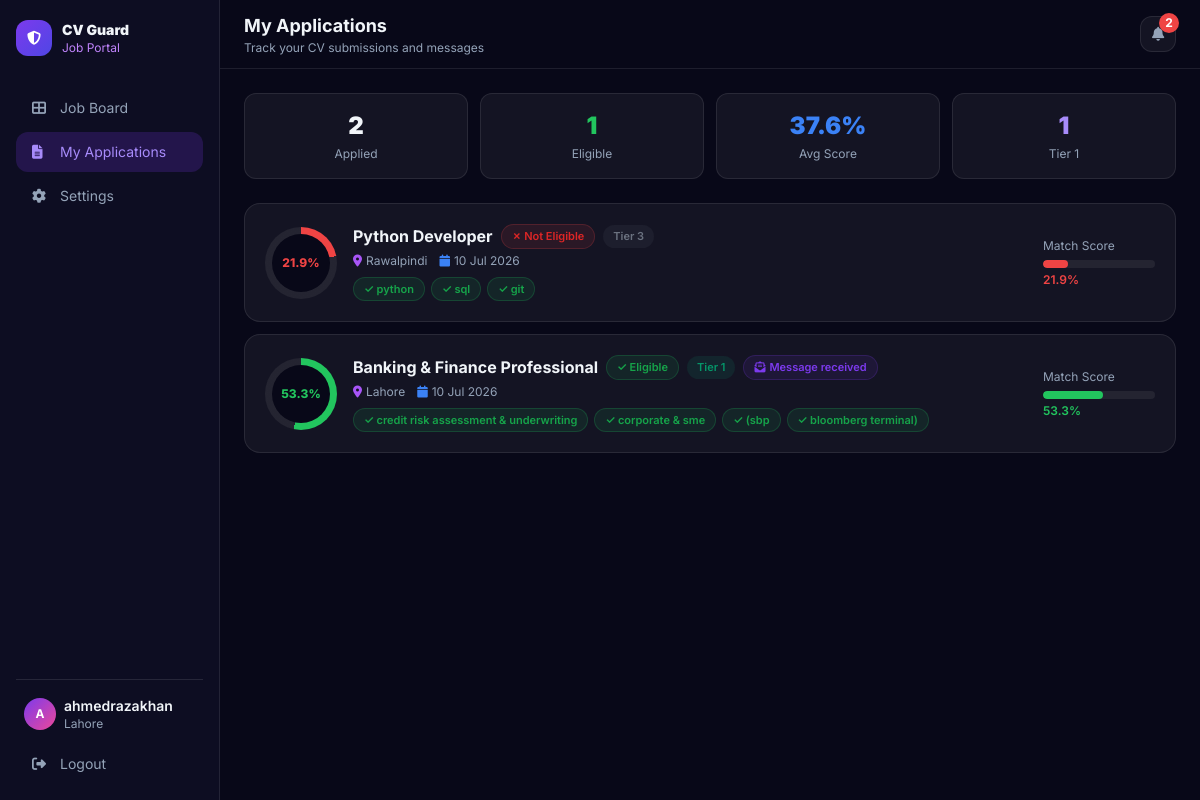
The page /my_applications (signed in) on the database its author committed.
### cv_matcher/models.py (models this page shows)
class User(UserMixin, db.Model):
    __tablename__ = 'users'
    id = db.Column(db.Integer, primary_key=True)
    name = db.Column(db.String(100), nullable=False)
    email = db.Column(db.String(150), unique=True, nullable=False)
    password_hash = db.Column(db.String(256), nullable=False)
    city = db.Column(db.String(100), default='')
    is_admin = db.Column(db.Boolean, default=False)
    theme = db.Column(db.String(10), default='dark')
    created_at = db.Column(db.DateTime, default=datetime.utcnow)
    applications = db.relationship('Application', backref='applicant', lazy=True, cascade='all, delete-orphan')
    notifications = db.relationship('Notification', backref='user', lazy=True, cascade='all, delete-orphan')

class Application(db.Model):
    __tablename__ = 'applications'
    id = db.Column(db.Integer, primary_key=True)
    user_id = db.Column(db.Integer, db.ForeignKey('users.id'), nullable=False)
    job_id = db.Column(db.Integer, db.ForeignKey('jobs.id'), nullable=False)
    cv_filename = db.Column(db.String(300))
    cv_text = db.Column(db.Text)
    match_score = db.Column(db.Float, default=0.0)
    matched_skills = db.Column(db.Text, default='[]')
    priority_tier = db.Column(db.Integer, default=3)
    is_eligible = db.Column(db.Boolean, default=False)
    admin_message_sent = db.Column(db.Boolean, default=False)
    applied_at = db.Column(db.DateTime, default=datetime.utcnow)

class Job(db.Model):
    __tablename__ = 'jobs'
    id = db.Column(db.Integer, primary_key=True)
    title = db.Column(db.String(200), nullable=False)
    description = db.Column(db.Text, nullable=False)
    required_skills = db.Column(db.Text, nullable=False)
    location = db.Column(db.String(150), nullable=False)
    deadline = db.Column(db.String(50), default='')
    category_id = db.Column(db.Integer, db.ForeignKey('categories.id'), nullable=True)
    posted_by = db.Column(db.Integer, db.ForeignKey('users.id'))
    created_at = db.Column(db.DateTime, default=datetime.utcnow)
    applications = db.relationship('Application', backref='job', lazy=True, cascade='all, delete-orphan')

### cv_matcher/app.py (the view)
@app.route('/my_applications')
@login_required
def my_applications():
    apps = Application.query.filter_by(user_id=current_user.id).order_by(Application.applied_at.desc()).all()
    unread = Notification.query.filter_by(user_id=current_user.id, is_read=False).count()
    notifs = enrich_notifs(Notification.query.filter_by(user_id=current_user.id).order_by(Notification.created_at.desc()).limit(8).all())
    return render_template('my_applications.html', applications=apps, unread_notifs=unread, notifs=notifs)

### cv_matcher/app.py (called while the page is built)
def enrich_notifs(notifs):
    for n in notifs:
        full_plain = html_to_plain(n.message)
        first_line = full_plain.split('\n')[0] if full_plain else ''
        n.preview = (first_line[:80] + '...') if len(first_line) > 80 else first_line
    return notifs

@login_manager.user_loader
def load_user(user_id):
    return db.session.get(User, int(user_id))

### cv_matcher/templates/my_applications.html (shortened to what this page needs)
<!DOCTYPE html>
<html lang="en" data-theme="{{ current_user.theme or 'dark' }}">
<head>
<script src="https://cdn.tailwindcss.com"></script>
<link rel="stylesheet" href="https://cdnjs.cloudflare.com/ajax/libs/font-awesome/6.5.0/css/all.min.css">
</head>
<body class="flex h-screen overflow-hidden">
<aside class="sidebar flex-shrink-0 flex flex-col p-4">
  <div class="flex items-center gap-2.5 mb-8 mt-1">
    <div class="w-9 h-9 rounded-xl flex items-center justify-center" style="background:linear-gradient(135deg,#7c3aed,#4f46e5)"><i class="fas fa-shield-halved text-white text-sm"></i></div>
    <div><p class="font-black text-sm" style="color:#f1f5f9">CV Guard</p><p class="text-xs text-purple-400">Job Portal</p></div>
  </div>
  <nav class="space-y-1 flex-1">
    <a href="{{ url_for('user_dashboard') }}" class="nav-item flex items-center gap-3 px-4 py-2.5 text-sm"><i class="fas fa-th-large w-4"></i>Job Board</a>
    <a href="{{ url_for('my_applications') }}" class="nav-item active flex items-center gap-3 px-4 py-2.5 text-sm"><i class="fas fa-file-lines w-4"></i>My Applications</a>
    <a href="{{ url_for('user_settings') }}" class="nav-item flex items-center gap-3 px-4 py-2.5 text-sm"><i class="fas fa-gear w-4"></i>Settings</a>
  </nav>
  <div class="mt-auto pt-4" style="border-top:1px solid rgba(255,255,255,.1)">
    <div class="flex items-center gap-2 px-2 mb-3">
      <div class="w-8 h-8 rounded-full flex items-center justify-center text-xs font-bold flex-shrink-0 text-white" style="background:linear-gradient(135deg,#7c3aed,#ec4899)">{{ current_user.name[0].upper() }}</div>
      <div class="min-w-0"><p class="text-sm font-semibold truncate" style="color:#f1f5f9">{{ current_user.name }}</p><p class="text-xs" style="color:#94a3b8">{{ current_user.city or 'No city' }}</p></div>
    </div>
    <a href="{{ url_for('logout') }}" class="nav-item flex items-center gap-3 px-4 py-2.5 text-sm"><i class="fas fa-right-from-bracket w-4"></i>Logout</a>
  </div>
</aside>
<main class="flex-1 overflow-y-auto">
  <div class="sticky top-0 z-20 px-6 py-3 flex items-center justify-between" style="background:var(--bg);border-bottom:1px solid var(--border)">
    <div><h1 class="text-lg font-bold" style="color:var(--text)">My Applications</h1><p class="text-xs" style="color:var(--muted)">Track your CV submissions and messages</p></div>
    <div class="relative">
      <button onclick="toggleNotifPanel()" id="bellBtn" class="relative w-9 h-9 rounded-xl flex items-center justify-center" style="background:var(--card);border:1px solid var(--border)">
        <i class="fas fa-bell text-sm" style="color:var(--muted)"></i>
        {% if unread_notifs > 0 %}<span class="absolute -top-1 -right-1 w-5 h-5 bg-red-500 rounded-full text-white text-xs flex items-center justify-center font-bold">{{ unread_notifs if unread_notifs < 10 else '9+' }}</span>{% endif %}
      </button>
    </div>
  </div>
  <div class="p-6">
    {% if applications %}
    {% set ec = applications|selectattr('is_eligible')|list|length %}
    {% set avg = (applications|map(attribute='match_score')|sum / applications|length)|round(1) %}
    {% set t1 = applications|selectattr('priority_tier','eq',1)|list|length %}
    <div class="grid grid-cols-2 sm:grid-cols-4 gap-3 mb-6">
      {% for val,lbl,clr in [(applications|length,'Applied','var(--text)'),(ec,'Eligible','#22c55e'),(avg|string+'%','Avg Score','#3b82f6'),(t1,'Tier 1','#a78bfa')] %}
      <div class="stat-pill rounded-xl p-4 text-center fade-in">
        <p class="text-2xl font-black" style="color:{{ clr }}">{{ val }}</p>
        <p class="text-xs mt-1" style="color:var(--muted)">{{ lbl }}</p>
      </div>
      {% endfor %}
    </div>
    {% endif %}
    {% if not applications %}
    <div class="rounded-2xl p-16 text-center" style="background:var(--card);border:1px solid var(--border)">
      <div class="w-20 h-20 rounded-2xl mx-auto mb-4 flex items-center justify-center" style="background:rgba(124,58,237,.1)"><i class="fas fa-file-circle-plus text-3xl text-purple-500"></i></div>
      <h3 class="text-lg font-semibold mb-2" style="color:var(--text)">No applications yet</h3>
      <p class="text-sm mb-5" style="color:var(--muted)">Browse jobs and upload your CV to get started</p>
      <a href="{{ url_for('user_dashboard') }}" class="inline-flex items-center gap-2 px-5 py-2.5 rounded-xl text-white text-sm font-semibold" style="background:linear-gradient(135deg,#7c3aed,#4f46e5)"><i class="fas fa-briefcase"></i>Browse Jobs</a>
    </div>
    {% else %}
    <div class="space-y-3">
      {% for app in applications %}
      {% set clr = '#22c55e' if app.is_eligible else '#ef4444' %}
      <div class="card rounded-2xl p-5 fade-in" style="animation-delay:{{ (loop.index0 * 0.06)|round(2) }}s">
        <div class="flex items-center gap-4 flex-wrap">
          <div style="width:72px;height:72px;border-radius:50%;background:conic-gradient({{ clr }} {{ app.match_score*3.6 }}deg,rgba(128,128,128,.15) 0);position:relative;display:flex;align-items:center;justify-content:center;flex-shrink:0">
            <div style="position:absolute;inset:7px;background:var(--bg);border-radius:50%;display:flex;align-items:center;justify-content:center;">
              <span style="color:{{ clr }};font-size:12px;font-weight:800">{{ app.match_score }}%</span>
            </div>
          </div>
          <div class="flex-1 min-w-0">
            <div class="flex items-center gap-2 flex-wrap mb-1">
              <h3 class="font-bold" style="color:var(--text)">{{ app.job.title }}</h3>
              {% if app.is_eligible %}<span class="badge" style="background:rgba(34,197,94,.1);color:#16a34a;border:1px solid rgba(34,197,94,.2)">✓ Eligible</span>
              {% else %}<span class="badge" style="background:rgba(239,68,68,.1);color:#dc2626;border:1px solid rgba(239,68,68,.2)">✗ Not Eligible</span>{% endif %}
              <span class="badge {% if app.priority_tier==1 %}bg-emerald-500/10 text-emerald-600{% elif app.priority_tier==2 %}bg-blue-500/10 text-blue-600{% else %}bg-gray-500/10 text-gray-500{% endif %}">Tier {{ app.priority_tier }}</span>
              {% if app.admin_message_sent %}<span class="badge cursor-pointer" style="background:rgba(124,58,237,.1);color:#7c3aed;border:1px solid rgba(124,58,237,.2)" onclick="toggleNotifPanel()"><i class="fas fa-envelope-open-text mr-1"></i>Message received</span>{% endif %}
            </div>
            <div class="flex items-center gap-3 text-xs mb-2" style="color:var(--muted)">
              <span><i class="fas fa-location-dot text-purple-500 mr-1"></i>{{ app.job.location }}</span>
              <span><i class="fas fa-calendar text-blue-500 mr-1"></i>{{ app.applied_at.strftime('%d %b %Y') }}</span>
            </div>
            {% set skills = app.matched_skills | from_json %}
            {% if skills %}
            <div class="flex flex-wrap gap-1.5">{% for s in skills %}<span class="badge" style="background:rgba(34,197,94,.1);color:#16a34a;border:1px solid rgba(34,197,94,.2)">✓ {{ s }}</span>{% endfor %}</div>
            {% else %}<p class="text-xs" style="color:var(--muted)">No matched skills</p>{% endif %}
          </div>
          <div class="w-28 hidden sm:block flex-shrink-0">
            <p class="text-xs mb-1.5" style="color:var(--muted)">Match Score</p>
            <div class="h-2 rounded-full overflow-hidden" style="background:rgba(128,128,128,.15)">
              <div class="h-full rounded-full" style="width:{{ app.match_score }}%;background:{{ clr }}"></div>
            </div>
            <p class="text-xs mt-1 font-semibold" style="color:{{ clr }}">{{ app.match_score }}%</p>
          </div>
        </div>
      </div>
      {% endfor %}
    </div>
    {% endif %}
  </div>
</main>
</body>
</html>

### cv_matcher/templates/my_applications.html (style rules this page uses)
* { font-family:'Inter',sans-serif; }
:root { --bg:#080818;--sidebar:#0d0d22;--card:rgba(255,255,255,.05);--card-solid:#12122a;--border:rgba(255,255,255,.09);--text:#f1f5f9;--text2:#cbd5e1;--muted:#94a3b8;--input:rgba(255,255,255,.07);--modal:#13132a;--shadow:rgba(0,0,0,.5); }
body { background:var(--bg);color:var(--text);transition:background .3s,color .3s; }
.sidebar { background:var(--sidebar);border-right:1px solid var(--border);width:220px; }
.nav-item { border-radius:12px;transition:all .2s;color:var(--muted); }
.nav-item.active { background:rgba(124,58,237,.2);color:#a78bfa; }
.card { background:var(--card);border:1px solid var(--border);transition:all .3s; }
.stat-pill { background:var(--card);border:1px solid var(--border); }
.badge { font-size:11px;font-weight:600;padding:3px 10px;border-radius:20px; }
.fade-in { animation:fadeIn .4s ease both; }

### rows shown on the page
User: name "A", name "ahmedrazakhan", city "Lahore"
Application: match_score "21.9", job "Python Developer", is_eligible "✗ Not Eligible", priority_tier "3", job.location "Rawalpindi", applied_at "10 Jul 2026", skills "python" "sql" "git"
Application: match_score "53.3", job "Banking & Finance Professional", is_eligible "✓ Eligible", priority_tier "1", admin_message_sent True (drawn), job.location "Lahore", applied_at "10 Jul 2026", skills "credit risk assessment & underwriting" "corporate & sme" "(sbp" "bloomberg terminal)"

### other values the page prints
{{ unread_notifs if unread_notifs < 10 else '9+' }} "2"
{{ val }} "2" "1" "37.6%" "1"
{{ lbl }} "Applied" "Eligible" "Avg Score" "Tier 1"
